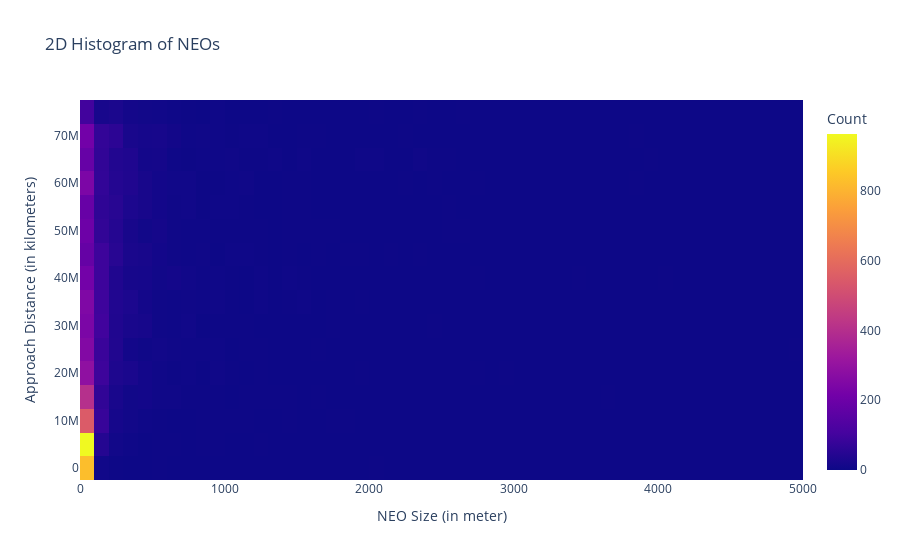

The notebook cell saved with this chart:
### Markdown cell above
The plot shows the correlation between danger level and relative velocity and the color shows the size (it is important to note, that danger level is calcultated with relative velocity and that we have removed one datapoint at (7000,70000) for better visualisation). It is seen that most of the dangerous NEOs have a smaller relative velocity, which is opposite of what we expected

### Code cell
## Trying a 2D histogram, again not getting the desired result..

import plotly.graph_objects as go

fig = go.Figure(data=go.Histogram2d(
    x=df['average_size in meters'],  # Replace 'average_size in meters' with the desired attribute from your dataset
    y=df['approach_distance'],  # Replace 'approach_distance' with another attribute if desired
    colorscale='Plasma',  # Choose a colorscale for the heatmap
    colorbar=dict(
        title='Count',  # Set the title for the colorbar
    ),
))

fig.update_layout(
    title='2D Histogram of NEOs',  # Set the title of the plot
    xaxis_title='NEO Size (in meter)',  # Set the x-axis label
    yaxis_title='Approach Distance (in kilometers)',  # Set the y-axis label
)

fig.show()

### Figure 1 — Plotly figure (JSON) as saved in the notebook; plotly's stock layout.template omitted (floating-point values rounded to 4 significant figures; data arrays with more than 128 entries replaced by an {"elided": "..."} marker saying what was removed)
{"data": [{"colorbar": {"title": {"text": "Count"}}, "colorscale": [[0, "#0d0887"], [0.1111, "#46039f"], [0.2222, "#7201a8"], [0.3333, "#9c179e"], [0.4444, "#bd3786"], [0.5556, "#d8576b"], [0.6667, "#ed7953"], [0.7778, "#fb9f3a"], [0.8889, "#fdca26"], [1, "#f0f921"]], "type": "histogram2d", "x": {"elided": "7951 float values"}, "y": {"elided": "7951 float values"}}], "layout": {"title": {"text": "2D Histogram of NEOs"}, "xaxis": {"title": {"text": "NEO Size (in meter)"}}, "yaxis": {"title": {"text": "Approach Distance (in kilometers)"}}}}
